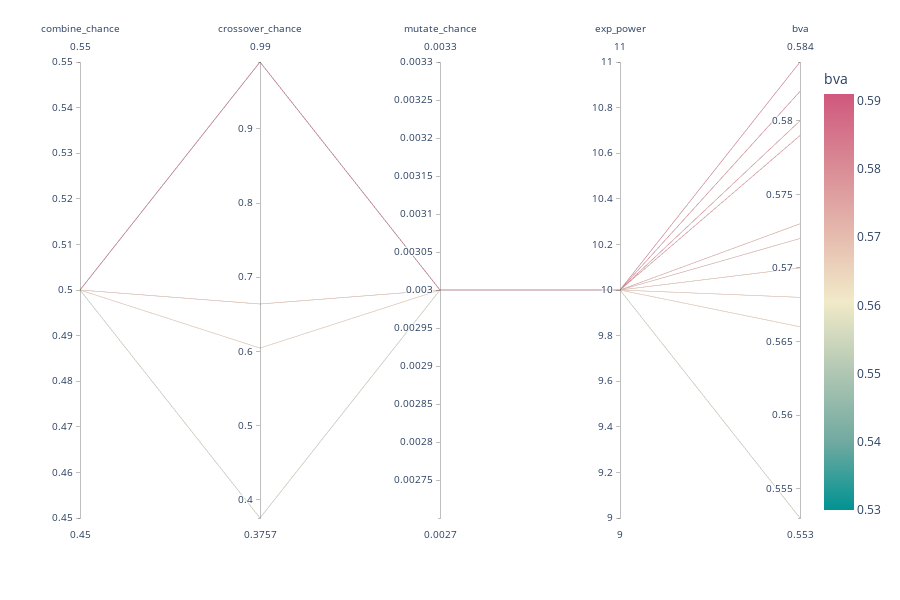

Here is the notebook cell this chart was saved with:
### Code cell
k = 'bva'
tdf = df.sort_index(ascending=False)[:10]
fig = px.parallel_coordinates(tdf, color=k,
              dimensions=['combine_chance', 'crossover_chance', 'mutate_chance', 'exp_power',
                         #'dec_f0','dec_f1','dec_f2','dec_f3',
                          'bva'],
              color_continuous_scale=px.colors.diverging.Tealrose,
              range_color=[.53,df[k].max()],
              color_continuous_midpoint=.55)
fig.show()

### Figure 1 — Plotly figure (JSON) as saved in the notebook; plotly's stock layout.template omitted (floating-point values rounded to 4 significant figures)
{"data": [{"dimensions": [{"label": "combine_chance", "values": [0.5, 0.5, 0.5, 0.5, 0.5, 0.5, 0.5, 0.5, 0.5, 0.5]}, {"label": "crossover_chance", "values": [0.99, 0.99, 0.99, 0.99, 0.99, 0.99, 0.99, 0.6046, 0.664, 0.3757]}, {"label": "mutate_chance", "values": [0.003, 0.003, 0.003, 0.003, 0.003, 0.003, 0.003, 0.003, 0.003, 0.003]}, {"label": "exp_power", "values": [10, 10, 10, 10, 10, 10, 10, 10, 10, 10]}, {"label": "bva", "values": [0.568, 0.582, 0.584, 0.573, 0.58, 0.572, 0.579, 0.566, 0.57, 0.553]}], "domain": {"x": [0, 1], "y": [0, 1]}, "line": {"color": [0.568, 0.582, 0.584, 0.573, 0.58, 0.572, 0.579, 0.566, 0.57, 0.553], "coloraxis": "coloraxis"}, "name": "", "type": "parcoords"}], "layout": {"coloraxis": {"cmax": 0.591, "cmid": 0.55, "cmin": 0.53, "colorbar": {"title": {"text": "bva"}}, "colorscale": [[0, "rgb(0, 147, 146)"], [0.1667, "rgb(114, 170, 161)"], [0.3333, "rgb(177, 199, 179)"], [0.5, "rgb(241, 234, 200)"], [0.6667, "rgb(229, 185, 173)"], [0.8333, "rgb(217, 137, 148)"], [1, "rgb(208, 88, 126)"]]}, "height": 600, "legend": {"tracegroupgap": 0}, "margin": {"t": 60}}}
